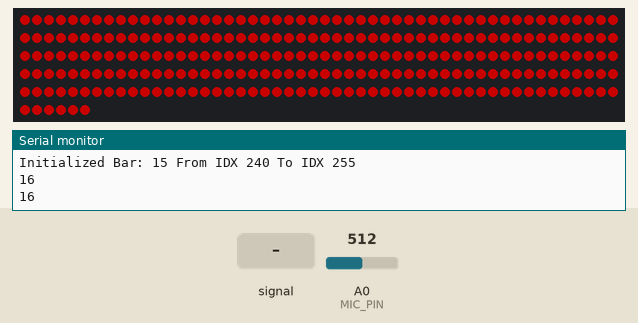
Simulated run of this sketch. Board: Arduino Uno, built with avr-gcc and run on an emulated ATmega328P. Parts: 256 RGB LEDs in strip order, left to right, continuing on the next row, the last lines printed to the serial monitor. The test bench sets the inputs (shaded band); at power-on: A0 (MIC_PIN) = 512. Dim RGB values are drawn brighter than linear.

Above: at 1.8 s.
1.9 s: A0 (MIC_PIN) set to 306
At 3.1 s:
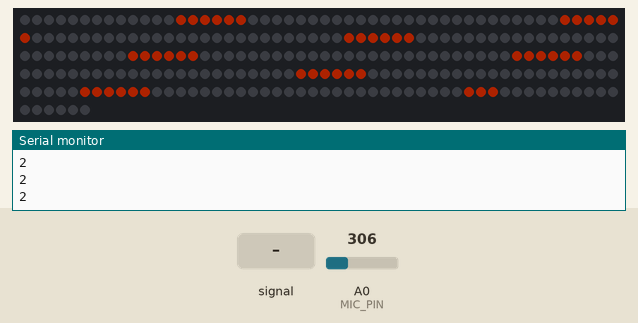
3.5 s: A0 (MIC_PIN) fed a 200 Hz sine of ±81 counts around its level
5.0 s: A0 (MIC_PIN) set to 245
At 6.28 s:
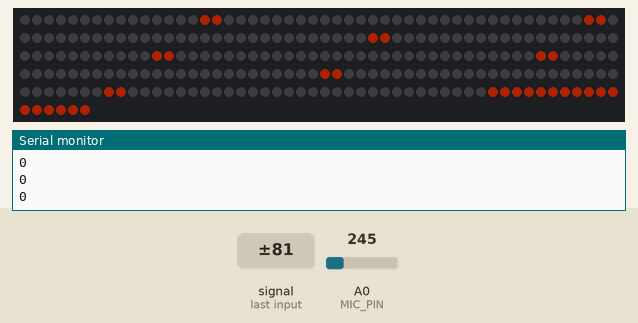
7.6 s: A0 (MIC_PIN) fed a 200 Hz sine of ±81 counts around its level
At 8.13 s:
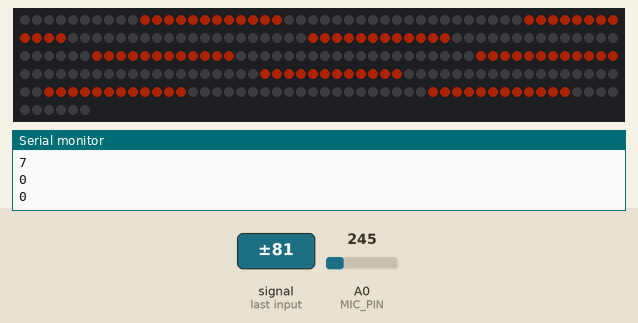
9.1 s: A0 (MIC_PIN) set to 265
At 10.0 s:
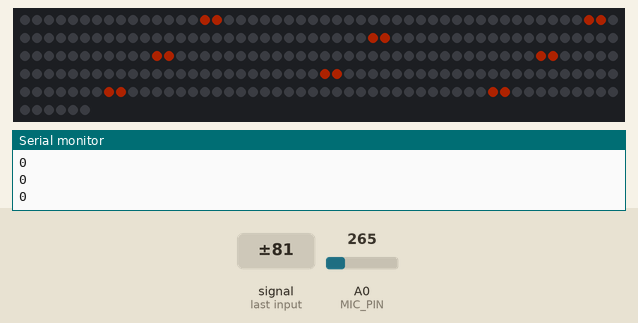

The sketch:

only_led_main_analyzer_new.ino
```cpp
#include <FastLED.h>
#include <arduinoFFT.h>

#define LED_PIN   7
#define MIC_PIN   A0
#define NUM_LEDS  256

const uint16_t samples = 64;       // must be a power of 2, for now, leave it at 64, its a nice round number.
const float signalFreq = 1000;     // essentially functions as resolution, HAS to be less than 1/2 samplingFreq.
const float samplingFreq = 5000;   // samples from the audio input (microphone or otherwise) frequency per second.

unsigned long sampling_period_us;  // the period for samples in microseconds
unsigned long microseconds;        // variable to store a certain timestamp in microseconds so we can calculate how many microseconds a sample is.

float vReal[samples];   // the "x" axis of our 2D array. This will contain the frequencies with respect to a cosine wave via FFT.
float vImag[samples];   // the "y" axis of our 2D array. This will contain the frequencies with respect to a sine wive via FFT.

ArduinoFFT<float> FFT = ArduinoFFT<float>(vReal, vImag, samples, samplingFreq);  // initialize our FFT with our variables defined above.
CRGB leds[NUM_LEDS]; // initialize the LED display's color array

// the following variables store settings that can be changed via the remote.

bool tickingSt = true;
int thresholdSt = 64; // 16 is default
int modeSt = 2;          // 0= standby state,   1= frequency analyze state,   2= noise monitoring state

// ----------------------------------------------- CLASS DECLARATIONS AND CUSTOM FUNCTIONS ----------------------------------------------- //

class Color {                                               // my custom color class for assigning colors to the LEDs
  public:
  int r, g, b;                                              // 0-255 for each channel.
  Color() : r(0), g(0), b(0) {}                             // initialized the color to black.
  Color(int rv, int gv, int bv) : r(rv), g(gv), b(bv) {}    // if color values are specified, set the values.

  bool isValid() {                                          // checking if the color is valid, just for avoiding errors.
    if (r > 255 || g > 255 || b > 255) return false;        // if the color values exceed 255 in any of the channels, it's invalid.
    if (r < 0 || g < 0 || b < 0) return false;              // if the color values are below 0 in any of the channels, it's invalid.
    return true;                                            // otherwise, the color is valid. carry on.
  }
  void setBrightness(int dMult) {                           // function that can "dim" a color by dividing all the rgb values by a multiplier. Easier than modifying voltage to the display
    r = round(r/dMult);                                     // r / division factor = new r
    g = round(g/dMult);                                     // g / division factor = new g
    b = round(b/dMult);                                     // b / division factor = new b
  }
};

/*
void drawFrequencyBar(int pos, int height, bool flip, Color col) {  // function to draw a frequency bar at a led index. height: 0-16.
  assignLEDRange(pos, pos+16, Color(0,0,0));                        // clear colors at on the frequency bar range.
  if (flip) {                                                       // since the matrix is wired in a snaking pattern up the display, some bars need to be flipped, displaying values from top to bottom.
    for (int i = height-1; i >= 0; i--) {                           // backwards for loop, assigns leds down the bar based on the height value.
      int led = (pos+15)-i;
      assignLED(led, col);
    }
  }
  else {                                                            // otherwise, the bar is right-side up, and the values fill from bottom to top.
    for (int i = 0; i < height; i++) {                              // forwards for loop, assigns leds up the bar based on the height value.
      int led = i+pos;
      assignLED(led, col);
    }
  }
}
*/

void assignLED(int idx, Color col) {         // custom function to assign a color object to a LED index on the matrix. (will probably replace this with an x,y system later for less math elsewhere).
  if (idx <= NUM_LEDS && col.isValid()) {    // if the LED is in the matrix and the color is valid.
    leds[idx] = CRGB(col.r, col.g, col.b);   // set the led value in the array at a certain point to the specified color objects components.
  }
}

void assignLEDRange(int idx1, int idx2, Color col) {                           // very similar to the above function, but can draw LEDs in a range between index 1 and index 2.
  if (idx1 <= NUM_LEDS && idx2 <= NUM_LEDS && col.isValid()) {                // if indexes are within LED matrix boundary.
    for (int i = idx1; i <= idx2; i++) leds[i] = CRGB(col.r, col.g, col.b);   // set the values on that range to the specified color.
  }
}

void clearLEDRange(int idx1, int idx2) {                           // very similar to the above function, but can draw LEDs in a range between index 1 and index 2.
  assignLEDRange(idx1, idx2, Color(0,0,0));
}

class Bar {
  public:
  int startIdx, endIdx, value;
  bool flipped;
  Bar() : startIdx(0), endIdx(0), value(0),  flipped(false) {}
  Bar(int si, int ei, bool f) : startIdx(si), endIdx(ei), flipped(f) {}

  void draw(Color col) {
    clearLEDRange(startIdx, endIdx);
    if (flipped) assignLEDRange(endIdx-value, endIdx, col);
    else assignLEDRange(startIdx, startIdx+value, col);
  }

  void setValue(int v) {
    if (v > value && tickingSt) value = v;
    else if (!tickingSt) value = v;
  }

  void tick() {
    if (value > 0 && tickingSt) value-=1;
  }
};

Bar bars[16];

void tickAllBars() {
  for (int b=0; b<16; b++) {
    bars[b].tick();
  }
}

void setup() {                                                   // runs once once the program is loaded.
  Serial.begin(9600);                                            // serial communication to the computer for debugging.
  sampling_period_us = round(1000000 * (1.0 / samplingFreq));    // calculate our sampling period (in microseconds) based on our sampling frequency.
  pinMode(MIC_PIN, INPUT);                                       // set our mic input pin to input.
  FastLED.addLeds<WS2812, LED_PIN, GRB>(leds, NUM_LEDS);         // initialize the LED display with the WS2812 protocol.

  for (int b=0; b<16; b++) {
    bool flipper = true;
    if (b%2) flipper = false;
    Bar bar = Bar(16*(b), (16*b)+15, flipper);
    bars[b] = bar;
    Serial.print("Initialized Bar: ");
    Serial.print(b);
    Serial.print(" From IDX ");
    Serial.print(16*b);
    Serial.print(" To IDX ");
    Serial.print((16*b)+15);
    Serial.println();
  }
}

void display() {   // shorthand function for updating the LED matrix.
  FastLED.show();  // built in FastLED library function to send the buffer data to the display.
}

// ----------------------------------------------- MAIN LOOP AND AUDIO PROCESSING ----------------------------------------------- //

void loop() {        // while the arduino is powered on

  if (modeSt == 1) {
    for (int i = 0; i < samples; i++) {                         // for loop to sample the mic data for a certain amount of microseconds.
      microseconds = micros();                                  // store the initial microsecond value at the current tick.
      vReal[i] = analogRead(MIC_PIN);                           // read the analog voltage data from the microphone pin.
      vImag[i] = 0;                                             // the imaginary part (y-axis) of the 2d array is set to 0. will be filled in by the FFT.
      while (micros() - microseconds < sampling_period_us) {}   // wait until the sampling period in microseconds has passed.
    }

    FFT.windowing(FFTWindow::Hamming, FFTDirection::Forward);   // from arduinoFFT wiki, weigh the data by windowing it.
    FFT.compute(FFTDirection::Forward);                         // from arduinoFFT wiki, actually compute the FFT.
    FFT.complexToMagnitude();                                   // from arduinoFFT wiki, convert the vImag (y-axis) into magnitudes for the frequency bands.

    int bins_per_column = (samples / 2) / 16;                   // 64 / 16 = 4 bins per column for 16 columns. used to round 64 bands into our 16 columns.
    for (int col = 1; col <= 16; col++) {                       // loop over the columns, all 16 of them.
      double avg = 0;                                           // define a variable to hold our averaged value.
      for (int i = 0; i < bins_per_column; i++) {               // add the values of the 4 bands to 1 average
        int bin = col * bins_per_column + i;
        avg += vReal[bin];
      }
      avg /= bins_per_column;                                   // divide average over the range.
      int level = map(avg, 0, 100, 0, thresholdSt);             // map the 0-100 range to a 0-max range, basically dividing the range.
      level = constrain(level, 0, 15);                          // constrain the max value to 16, so it doesn't go off our display.

      int i = col-1;                                            // set the indexer to the current column-1 since i'm lazy
      Serial.print(level);                                      // add the level for the col to the serial display
      bool flipPar = true;                                      // default to a flipped bar
      if (i%2) flipPar = false;                                 // if there is an even column, flip the bar to false
      Color bGrad = Color(0+(16*i), 255-(16*i), 0);             // compute a gradient based on the index value
      bGrad.setBrightness(4);                                   // set the color brightness
      bars[i].setValue(level);
      bars[i].draw(bGrad);
      //drawFrequencyBar(16*i, level, flipPar, bGrad);            // draw the bar
      Serial.print(" ");                                        // space between chars
    }
    Serial.println();
    tickAllBars();
    display(); // update display
  }

  else if (modeSt == 2) {
    Color statusCol = Color(255,0,0);
    int level = analogRead(MIC_PIN);
    level = map(level, 300, 500, 0, 16+thresholdSt);
    level = constrain(level, 0, 16);
    Serial.println(level);

    if (level < 7) statusCol = Color(255,50,0);
    else if (level >= 7 && level < 10) statusCol = Color(255,20,0);
    else if (level >= 15) {
      for (int i=0; i<6; i++) {
        assignLEDRange(0, 255, Color(100,0,0));
        display();
        delay(50);
        assignLEDRange(0, 255, Color(0,0,0));
        display();
        delay(50);
      }
    }
    else Color(255,0,0);

    statusCol.setBrightness(5);

    for (int b=0; b<16; b++) {
      bars[b].setValue(level);
      bars[b].draw(statusCol);
    }
    tickAllBars();
    display();
    delay(20);
  }
}
```

Measured:
- after the input at 5.0 s, the LEDs: first change after 0.32 s (image 2 shows a later state)
- after the input at 7.6 s, the LEDs: first change after 0.07 s (image 3 shows a later state)
